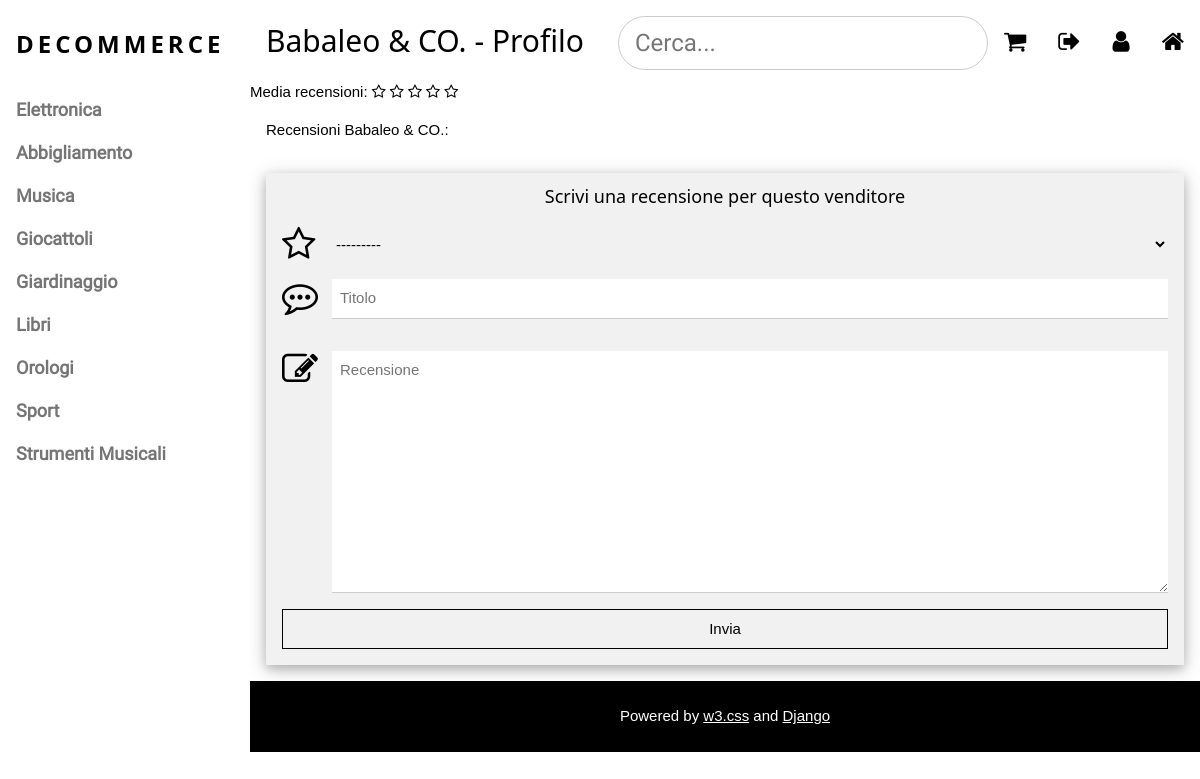
Screenshot of /profile/25/ (signed in) with the database file from the repository.
### decommerce/models.py (models this page shows, shortened)
class Category(models.Model):
    name = models.CharField(max_length=50, unique=True, blank=False)
    class Meta:
        verbose_name = _('category')

class SellerProfile(models.Model):
    user = models.OneToOneField(User, on_delete=models.CASCADE, primary_key=True)
    store_name = models.CharField(max_length=40, unique=True, blank=False)
    def __str__(self):
        return self.store_name
    def calculateAverageVotes(self):
        reviews = SellerReview.objects.filter(seller=self)
        if not reviews.exists():
            return -1
        sum = 0
        for rev in reviews:
            sum += rev.stars
        return sum / reviews.count()
    star_avg = property(calculateAverageVotes)
    class Meta:
        verbose_name = _('seller profile')

### decommerce/views.py (the view)
# urls.py: url(r'^profile/(?P<user_id>[0-9]+)/$', views.profile, name='profile'),
@login_required
def profile(request, user_id):
    user = get_object_or_404(User, pk=user_id)
    visitor = False
    if str(request.user.id) != user_id:
        visitor = True
    if UserProfile.objects.filter(user=user).exists():
        return buyer_profile(request, user, visitor)
    elif SellerProfile.objects.filter(user=user).exists():
        return seller_profile(request, user, visitor)
    else:
        return HttpResponse('You\'re user: ' + user.get_username())

### decommerce/forms.py
class SellerReviewForm(ModelForm):
    class Meta:
        model = SellerReview
        fields = ['stars', 'title', 'review']
        widgets = {
            'stars': Select(attrs={'class':'w3-select w3-input w3-light-gray w3-border-0'}),
            'title': TextInput(attrs={'class': 'w3-input w3-margin-bottom', 'placeholder': 'Titolo'}),
            'review': Textarea(attrs={'class': 'w3-input', 'placeholder': 'Recensione'})
        }

### decommerce/context_processor.py (called while the page is built)
def base_context(request):
    context = {'categories': Category.objects.all()}
    user = request.user
    if request.user.is_authenticated() and UserProfile.objects.filter(user = user).exists():
        buyer = UserProfile.objects.get(user = user)
        cart = []
        for item in buyer.cart.all():
            if item.product in cart:
                product = list.pop()
        context.update({'cart': buyer.cart.all(), 'cart_total': buyer.cart_total})
    return context

### decommerce/models.py (called while the page is built)
    def cartTotal(self):
        return sum([item.product.price * item.quantity for item in self.cart.all()])

### decommerce/views.py (called while the page is built, shortened)
@login_required
def seller_profile(request, user, visitor=False):
    seller = SellerProfile.objects.get(user=user)
    products = Product.objects.filter(seller=seller)
    seller_reviews = SellerReview.objects.filter(seller=seller)
    upload_product_form = UploadProductForm()
    seller_review_form = SellerReviewForm()
    context = {'seller': seller, 'products': products, 'seller_reviews': seller_reviews}
    template = 'decommerce/seller_profile.html'
    if visitor:
        context.update({'review_form': seller_review_form})
        template = 'decommerce/seller_profile_visitor.html'
    else:
        context.update({'product_form': upload_product_form})
    return render(request, template, context)

### decommerce/templates/decommerce/seller_profile_visitor.html (shortened to what this page needs)
{% extends 'decommerce/base.html' %}
{% block top_title %}{{ seller.store_name }} - Profilo{% endblock %}
{% block content %}
    <div class="w3-container{% if seller.star_avg == -1 %}w3-light-gray{% endif %}">Media recensioni:
        {% with ''|center:5 as range %}
            {% for i in range %}
                {% if forloop.counter <= seller.star_avg %}
                    <i class="fa fa-star"></i>
                {% else %}
                    <i class="fa fa-star-o"></i>
                {% endif %}
            {% endfor %}
        {% endwith %}
    </div>
    <p class="w3-container">Recensioni {{ seller }}:</p>
    <form class="w3-container w3-card-4 w3-light-grey w3-text-black w3-margin" method="post">
        <h5 class="w3-center">Scrivi una recensione per questo venditore</h5>
        <div class="w3-row w3-section">
            <div class="w3-col" style="width: 50px"><i class="w3-xxlarge fa fa-star-o"></i></div>
            <div class="w3-rest">
                {{ review_form.stars }}
            </div>
        </div>
        <div class="w3-row w3-section">
            <div class="w3-col" style="width: 50px"><i class="w3-xxlarge fa fa-commenting-o"></i></div>
            <div class="w3-rest">
                {{ review_form.title }}
            </div>
        </div>
        <div class="w3-row w3-section">
            <div class="w3-col" style="width: 50px"><i class="w3-xxlarge fa fa-pencil-square-o"></i></div>
            <div class="w3-rest">
                {{ review_form.review }}
            </div>
        </div>
        <input class="w3-button w3-block w3-section w3-border w3-border-black w3-ripple w3-padding" type="submit"
               value="Invia"/>
    </form>
{% endblock %}

### decommerce/templates/decommerce/base.html (shortened to what this page needs)
<!DOCTYPE html>
<html lang="it">
<head>
    {% load staticfiles %}
    <link rel="stylesheet" type="text/css" href="{% static 'decommerce/w3.css' %}">
    <link rel="stylesheet" type="text/css" href="{% static 'decommerce/Roboto.css' %}">
    <link rel="stylesheet" type="text/css" href="{% static 'decommerce/Montserrat.css' %}">
    <link rel="stylesheet" type="text/css"
          href="https://cdnjs.cloudflare.com/ajax/libs/font-awesome/4.7.0/css/font-awesome.min.css">
    <link rel="stylesheet" type="text/css" href="{% static 'decommerce/base.css' %}">
</head>
<body class="w3-content" style="max-width: 1200px">
<nav class="w3-sidebar w3-bar-block w3-white w3-collapse w3-top" style="z-index:3;width: 250px;" id="mySidebar">
    <div class="w3-container w3-display-container w3-padding-16">
        <a href="{% url 'decommerce:index' %}" title="DECOMMERCE | Home" style="text-decoration: none"><h3
                class="w3-wide"><b>DECOMMERCE</b></h3>
        </a>
    </div>
    <div class="w3-large w3-text-grey" style="font-weight:bold">
        {% for category in categories %}
            {% if category.id == actual_category.id %}
                <a href="{% url 'decommerce:category' category.id %}" title="{{ category.name }}"
                   class="w3-bar-item w3-button w3-text-black">{{ category.name }}</a>
            {% else %}
                <a href="{% url 'decommerce:category' category.id %}"
                   class="w3-bar-item w3-button">{{ category.name }}</a>
            {% endif %}
        {% endfor %}
    </div>
</nav>
<div class="w3-main" id="contentDiv" style="margin-left: 250px">
    <header class="w3-bar w3-xlarge">
        <h2 class="w3-bar-item">{% block top_title %}{% endblock %}</h2>
        <div id="rightButtons" class="w3-margin-top">
        <a id="homeIcon" href="{% url 'decommerce:index' %}" class="w3-bar-item w3-right w3-button" title="Home">
            <i class="fa fa-home"></i></a>
        {% if request.user.is_authenticated %}
            <a href="{% url 'decommerce:profile' request.user.id %}" class="w3-bar-item w3-right w3-button"
               title="Profilo"><i id="profileIcon" class="fa fa-user"></i></a>
            <a href="{% url 'decommerce:logout' %}" class="w3-bar-item w3-right w3-button" title="Logout"><i
                    id="logoutIcon" class="fa fa-sign-out"></i></a>
        {% else %}
            <a href="{% url 'decommerce:register' %}" class="w3-bar-item w3-right w3-button" title="Registrati"><i
                    id="registerIcon" class="fa fa-user-plus"></i></a>
            <a href="{% url 'decommerce:login' %}" class="w3-bar-item w3-right w3-button" title="Login"><i
                    id="loginIcon" class="fa fa-sign-in"></i></a>
        {% endif %}
        <div class="w3-dropdown-click w3-right">
            <button class="w3-button" onclick="expand('cart')"><i class="fa fa-shopping-cart"></i></button>
        </div>
        <form id="searchForm" action="{% url 'decommerce:search' %}" method="post">
            <input id="searchField" class="w3-bar-item w3-right w3-input w3-round-xxlarge w3-border" name="search"
                   type="search" placeholder="Cerca..." required
                   style="font-family: Roboto, sans-serif">
        </form>
        </div>
    </header>
    {% block content %}{% endblock %}
    <div class="w3-black w3-center w3-padding-24">Powered by
        <a href="https://www.w3schools.com/w3css/default.asp" title="W3.CSS" target="_blank" class="w3-hover-opacity">
            w3.css</a> and <a href="https://www.djangoproject.com/" title="Django" target="_blank"
                              class="w3-hover-opacity">
            Django
        </a>
    </div>
</div>
</body>
</html>

### decommerce/static/decommerce/w3.css (style rules this page uses)
html { box-sizing:border-box }
*,*:before,*:after { box-sizing:inherit }
html { -ms-text-size-adjust:100%;-webkit-text-size-adjust:100% }
body { margin:0 }
article,aside,details,figcaption,figure,footer,header,main,menu,nav,section,summary { display:block }
a { background-color:transparent;-webkit-text-decoration-skip:objects }
button,input,select,textarea { font:inherit;margin:0 }
button,input { overflow:visible }
button,select { text-transform:none }
button,html [type=button],[type=reset],[type=submit] { -webkit-appearance:button }
textarea { overflow:auto }
[type=search] { -webkit-appearance:textfield;outline-offset:-2px }
html,body { font-family:Verdana,sans-serif;font-size:15px;line-height:1.5 }
html { overflow-x:hidden }
h2 { font-size:30px }
h3 { font-size:24px }
h5 { font-size:18px }
h1,h2,h3,h4,h5,h6 { font-family:"Segoe UI",Arial,sans-serif;font-weight:400;margin:10px 0 }
.w3-wide { letter-spacing:4px }
a { color:inherit }
.w3-btn,.w3-button { border:none;display:inline-block;outline:0;padding:8px 16px;vertical-align:middle;overflow:hidden;text-decoration:none;color:inherit;background-color:inherit;text-align:center;cursor:pointer;white-space:nowrap }
.w3-btn,.w3-button { -webkit-touch-callout:none;-webkit-user-select:none;-khtml-user-select:none;-moz-user-select:none;-ms-user-select:none;user-select:none }
.w3-tooltip,.w3-display-container { position:relative }
.w3-ripple { transition:opacity 0s }
.w3-input { padding:8px;display:block;border:none;border-bottom:1px solid #ccc;width:100% }
.w3-select { padding:9px 0;width:100%;border:none;border-bottom:1px solid #ccc }
.w3-dropdown-click,.w3-dropdown-hover { position:relative;display:inline-block;cursor:pointer }
.w3-sidebar { height:100%;width:200px;background-color:#fff;position:fixed!important;z-index:1;overflow:auto }
.w3-main,#main { transition:margin-left .4s }
.w3-bar { width:100%;overflow:hidden }
.w3-bar .w3-bar-item { padding:8px 16px;float:left;width:auto;border:none;outline:none;display:block }
.w3-bar .w3-dropdown-hover,.w3-bar .w3-dropdown-click { position:static;float:left }
.w3-bar .w3-button { white-space:normal }
.w3-bar-block .w3-bar-item { width:100%;display:block;padding:8px 16px;text-align:left;border:none;outline:none;white-space:normal;float:none }
.w3-block { display:block;width:100% }
.w3-container:after,.w3-container:before,.w3-panel:after,.w3-panel:before,.w3-row:after,.w3-row:before,.w3-row-padding:after,.w3-row-padding:before, .w3-cell-row:before,.w3-cell-row:after,.w3-clear:after,.w3-clear:before,.w3-bar:before,.w3-bar:after { content:"";display:table;clear:both }
.w3-col,.w3-half,.w3-third,.w3-twothird,.w3-threequarter,.w3-quarter { float:left;width:100% }
.w3-content { max-width:980px;margin:auto }
.w3-rest { overflow:hidden }
@media (min-width:993px) { .w3-sidebar.w3-collapse { display:block!important } }
.w3-top,.w3-bottom { position:fixed;width:100%;z-index:1 }
.w3-top { top:0 }
.w3-round-xxlarge { border-radius:32px }
.w3-container,.w3-panel { padding:0.01em 16px }
.w3-card-4,.w3-hover-shadow:hover { box-shadow:0 4px 10px 0 rgba(0,0,0,0.2),0 4px 20px 0 rgba(0,0,0,0.19) }
.w3-large { font-size:18px!important }
.w3-xlarge { font-size:24px!important }
.w3-xxlarge { font-size:36px!important }
.w3-center { text-align:center!important }
.w3-border-0 { border:0!important }
.w3-border { border:1px solid #ccc!important }
.w3-section,.w3-code { margin-top:16px!important;margin-bottom:16px!important }
.w3-margin { margin:16px!important }
.w3-margin-top { margin-top:16px!important }
.w3-margin-bottom { margin-bottom:16px!important }
.w3-padding { padding:8px 16px!important }
.w3-padding-16 { padding-top:16px!important;padding-bottom:16px!important }
.w3-padding-24 { padding-top:24px!important;padding-bottom:24px!important }
.w3-right { float:right!important }
.w3-white,.w3-hover-white:hover { color:#000!important;background-color:#fff!important }
.w3-black,.w3-hover-black:hover { color:#fff!important;background-color:#000!important }
.w3-light-grey,.w3-hover-light-grey:hover,.w3-light-gray,.w3-hover-light-gray:hover { color:#000!important;background-color:#f1f1f1!important }
.w3-text-black,.w3-hover-text-black:hover { color:#000!important }
.w3-text-grey,.w3-hover-text-grey:hover,.w3-text-gray,.w3-hover-text-gray:hover { color:#757575!important }
.w3-border-black,.w3-hover-border-black:hover { border-color:#000!important }

### rows the page displays
Category: name "Elettronica"
Category: name "Abbigliamento"
Category: name "Musica"
Category: name "Giocattoli"
Category: name "Giardinaggio"
Category: name "Libri"
Category: name "Orologi"
Category: name "Sport"
Category: name "Strumenti Musicali"
SellerProfile: store_name "Babaleo & CO."
